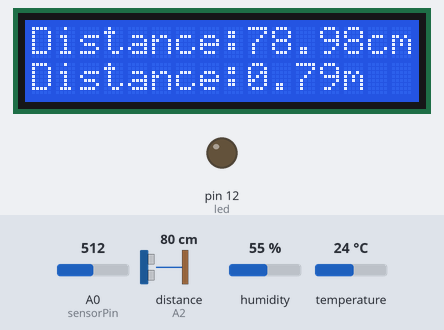
Bench run of a sketch on a simulated Arduino Uno, built with avr-gcc and run on an emulated ATmega328P. On the bench: 16×2 character LCD, output pins drawn as LEDs (lit = HIGH). Wiring (inferred from the names in the program): ultrasonic range finder: trigger A1; echo A2. Inputs (shaded band) come from the test bench; at power-on: A0 (sensorPin) = 512, distance to the obstacle (sensor on A2) 80 cm, humidity 55 %, temperature 24 °C. The echo pulse lasts 58.3 µs per cm; the modem accepts every AT command (registered, SIM ready, sends succeed) and sends nothing else; pins used as bus, display or sensor lines are not drawn; what the sketch prints to the serial monitor is not drawn.

Above: at 1.2 s.
2.4 s: A0 (sensorPin) set to 109
7.6 s: A0 (sensorPin) set to 89
At 10.7 s:
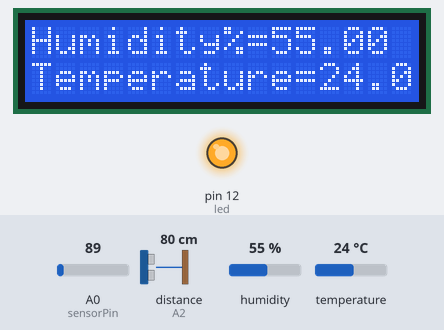
12.7 s: distance to the obstacle (sensor on A2) set to 34 cm
At 14.9 s:
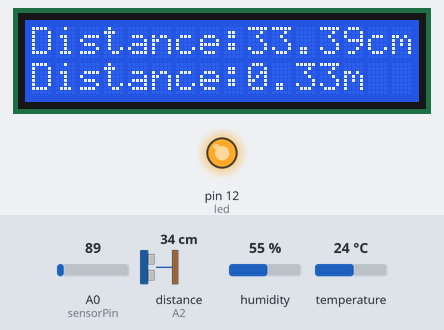
16.0 s: distance to the obstacle (sensor on A2) set to 27 cm
At 19.1 s:
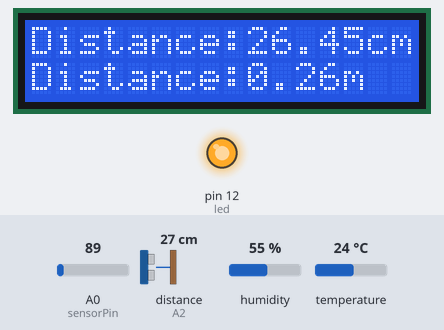
19.4 s: humidity set to 22 %
At 20.52 s:
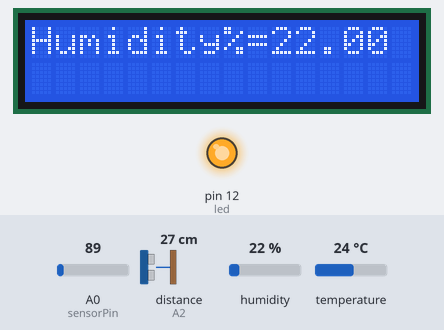
21.9 s: temperature set to 12 °C
At 26.3 s:
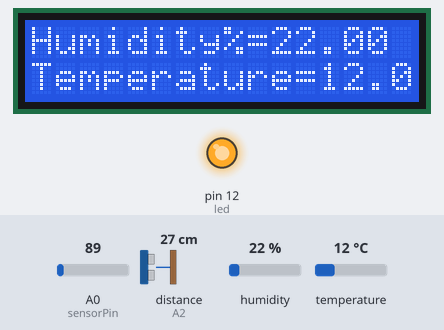
Timing chart, 0 to 27.4 s (numbered marks = the images above; inputs shaded):
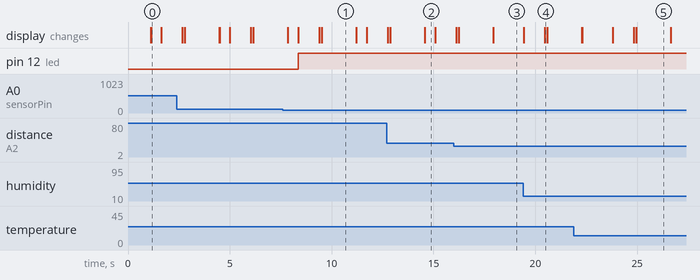

Measured:
- the behaviour switches between 100 and 99 on A0 (sensorPin) (found by bisection; images 0 and 1)
- after the input at 7.6 s, pin 12 (led): LOW → HIGH after 0.76 s
- what the display in image 0 shows lasts 0.5 s, from 1.1 s to 1.6 s
- what the display in image 1 shows lasts 1.7 s, from 9.5 s to 11.2 s

The sketch:

sketch_feb3b.ino
```cpp
#include <LiquidCrystal.h>
LiquidCrystal lcd(2, 3, 4, 5, 6, 7);
#include <SoftwareSerial.h>
#include <dht11.h>
#define RX 9
#define TX 10
#define dht_apin 11 // Analog Pin sensor is connected to
dht11 dhtObject;
int sensorPin = A0;
#define trigger A1
#define echo A2
int sensorValue = 0;
int led = 12;
String AP = "elegant";       // AP NAME
String PASS = "smartwork"; // AP PASSWORD
String API = "KA5N7CVOXCUBVBWW";   // API KEY FROM THINGSPEAK
String HOST = "api.thingspeak.com";
String PORT = "80";
int countTrueCommand;
int countTimeCommand;
boolean found = false;
int valSensor = 1;
float time=0,distance=0;

SoftwareSerial esp8266(RX,TX);

void setup() {
  lcd.begin(16, 2);
  lcd.clear();
  lcd.print("IOT BASED MANHOLE");
  lcd.setCursor(0, 1);  lcd.print("  MONITORING");
  delay(1000);
  pinMode(led, OUTPUT);
  pinMode(trigger,OUTPUT);
  pinMode(echo,INPUT);
  Serial.begin(9600);
  esp8266.begin(115200);
  sendCommand("AT",5,"OK");
  sendCommand("AT+CWMODE=1",5,"OK");
  sendCommand("AT+CWJAP=\""+ AP +"\",\""+ PASS +"\"",20,"OK");
}

void loop()
{

 String getData = "GET /update?api_key="+ API +"&field1="+getTemperatureValue()+"&field2="+getHumidityValue()+"&field3="+getldrvalur()+"&field4="+getlevel();
 sendCommand("AT+CIPMUX=1",5,"OK");
 sendCommand("AT+CIPSTART=0,\"TCP\",\""+ HOST +"\","+ PORT,15,"OK");
 sendCommand("AT+CIPSEND=0," +String(getData.length()+4),4,">");
 esp8266.println(getData);delay(1500);countTrueCommand++;
 sendCommand("AT+CIPCLOSE=0",5,"OK");

}


String getTemperatureValue(){

   dhtObject.read(dht_apin);
   Serial.print("Temperature(C)= ");
   lcd.setCursor(0, 1);
   lcd.print("Temperature=");
   float  temp = dhtObject.temperature;
   Serial.println(temp);
   lcd.print(temp);
   delay(100);
   return String(temp);

}


String getHumidityValue(){

   dhtObject.read(dht_apin);

   Serial.print(" Humidity in %=");
   lcd.clear();
   lcd.print("Humidity%=");
   float humidity = dhtObject.humidity;
   Serial.println(humidity);
   lcd.print(humidity);
   delay(100);
   return String(humidity);
  }


String getldrvalur()
{
lcd.clear();

sensorValue = analogRead(sensorPin);

Serial.println(sensorValue);

if (sensorValue < 100)

{
digitalWrite(led,HIGH);
delay(1000);

}
else
{
  lcd.clear();
digitalWrite(led,LOW);
delay(1000);

}
return String(sensorValue);
}


String getlevel()
{
 lcd.clear();
 digitalWrite(trigger,LOW);
 delayMicroseconds(2);
 digitalWrite(trigger,HIGH);
 delayMicroseconds(10);
 digitalWrite(trigger,LOW);
 delayMicroseconds(2);
 time=pulseIn(echo,HIGH);
 distance=time*340/20000;
 lcd.clear();
 /*Serial.print("Distance:");
 Serial.print(distance);
 Serial.print("cm..");*/
 lcd.print("Distance:");
 lcd.print(distance);
 lcd.print("cm");
 lcd.setCursor(0,1);
 lcd.print("Distance:");
 lcd.print(distance/100);
 lcd.print("m");
 delay(500);
 if(distance<30)
 {

  Serial.print("Obstracle near:");
  Serial.print(distance);
  Serial.print("centimeters");
  delay(1000);
}
return String(distance);

 }


void sendCommand(String command, int maxTime, char readReplay[]) {
  Serial.print(countTrueCommand);
  Serial.print(". at command => ");
  Serial.print(command);
  Serial.print(" ");
  while(countTimeCommand < (maxTime*1))
  {
    esp8266.println(command);//at+cipsend
    if(esp8266.find(readReplay))//ok
    {
      found = true;
      break;
    }

    countTimeCommand++;
  }

  if(found == true)
  {
    Serial.println("OYI");
    countTrueCommand++;
    countTimeCommand = 0;
  }

  if(found == false)
  {
    Serial.println("Fail");
    countTrueCommand = 0;
    countTimeCommand = 0;
  }

  found = false;
 }
```
